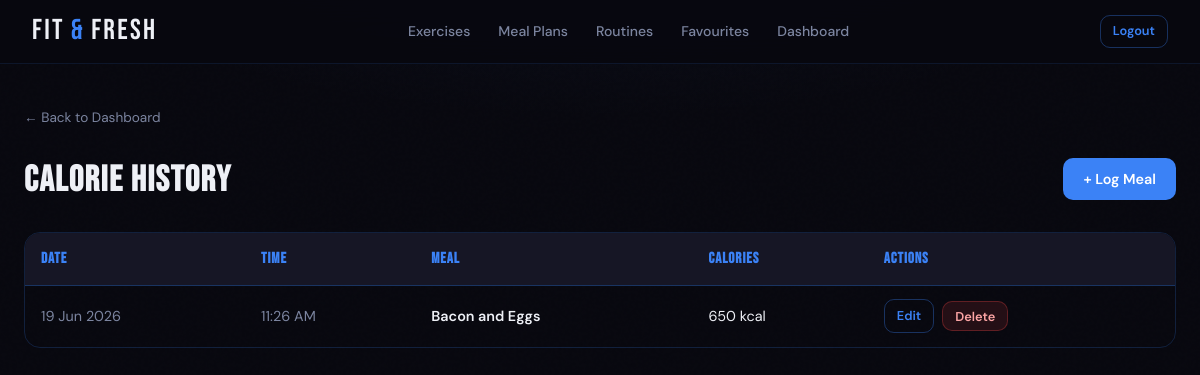
Page /calorie-history (signed in) on the committed database.
### tables this page shows
CREATE TABLE calorie_entry (id INTEGER PRIMARY KEY AUTOINCREMENT, user_id INTEGER NOT NULL, entry_date TEXT NOT NULL DEFAULT (DATETIME('now')), meal TEXT NOT NULL, calories REAL NOT NULL, FOREIGN KEY (user_id) REFERENCES user(id));

### App.py (the view)
@app.route("/calorie-history")
def calorie_history():
    if "user_id" not in session:
        return redirect(url_for("home"))
    conn = get_db()
    entries = conn.execute("SELECT * FROM calorie_entry WHERE user_id = ? ORDER BY entry_date DESC", (session["user_id"],)).fetchall() #Retrieves all calorie entries for the logged-in user, sorted by most recent first
    conn.close()
    processed_entries = []
    for entry in entries:
        entry_dict = dict(entry) #Converts the Row object to a regular dictionary so new fields can be added
        entry_dict["local_time"] = local_time(entry["entry_date"]) #Converts UTC to Sydney Time
        entry_dict["entry_date"] = datetime.strptime(entry["entry_date"], "%Y-%m-%d %H:%M:%S") #Parses the entry_date string back into a datetime object for formatting
        processed_entries.append(entry_dict)
    return render_template("calorie_tracker.html", entries = processed_entries) # Returns the page with the calorie data

### App.py (called while the page is built)
@app.template_filter("fmt_num") #Formats numbers by removing unnecessary trailing zeroes
def fmt_num(value):
    try:
        f = round(float(value), 2) #Rounds to a max of 2 decimal places
        if f == int(f):
            return str(int(f))
        return f'{f:.2f}'.rstrip("0")
    except:
        return value

def local_time(utc_dt_str): #A function that Converts UTC to Sydney Time
    local_tz = pytz.timezone("Australia/Sydney") #The timezone it converts to is Sydney, Australia
    utc_dt = datetime.strptime(utc_dt_str, "%Y-%m-%d %H:%M:%S") #Converts the stored UTC string into a datetime object
    return utc_dt.replace(tzinfo=pytz.utc).astimezone(local_tz) #Replaces UTC with the timezone of Sydney Australia

### DB_Models.py (called while the page is built)
def get_db():
    os.makedirs(os.path.dirname(DB_PATH), exist_ok = True) #Creates the instance folder if it doesn't exist
    conn = sqlite3.connect(DB_PATH, timeout = 10) #Connects to the database file. Timeout = 10 makes SQLite wait up to 10 seconds for a lock to clear instead of causing an error.
    conn.row_factory = sqlite3.Row #Allows columns to be accessed by name instead of index
    conn.execute("PRAGMA foreign_keys = ON") #Enforces foreign key constraints
    conn.execute("PRAGMA journal_mod = WAL") #Write-Ahead Logging lets reads and writes happen at the same time, greatly reducing "database is locked" errors
    conn.execute("PRAGMA busy_timeout = 10000") #Backup lock wait of 10 seconds at the SQLIte engine level
    return conn

### templates/calorie_tracker.html (shortened to what this page needs)
{% extends "base.html" %}
{% block content %}
<div class="page">
    <div class="page-header">
        <div>
            {% if session.role == "gym_goer" %}
            <a href="{{ url_for('gym_goer_dashboard') }}" class="back-link">← Back to Dashboard</a>
            {% else %}
            <a href="{{ url_for('personal_trainer_dashboard') }}" class="back-link">← Back to Dashboard</a>
            {% endif %}
            <h2>Calorie History</h2>
        </div>
        <a href="/log-calories" class="btn btn-primary">+ Log Meal</a>
    </div>
    {% if entries %}
    <div class="table-wrap">
        <table>
            <thead>
                <tr>
                    <th>Date</th>
                    <th>Time</th>
                    <th>Meal</th>
                    <th>Calories</th>
                    <th>Actions</th>
                </tr>
            </thead>
            <tbody>
                {% for entry in entries %}
                <tr>
                    <td style="color:var(--text-muted);">{{ entry.entry_date.strftime("%d %b %Y") }}</td>
                    <td style="color:var(--text-muted);">{{ entry.local_time.strftime("%I:%M %p") }}</td>
                    <td><strong>{{ entry.meal }}</strong></td>
                    <td>{{ entry.calories | fmt_num }} kcal</td>
                    <td>
                        <div class="table-actions">
                            <a href="{{ url_for('edit_calories', entry_id=entry.id) }}" class="btn btn-outline btn-sm">Edit</a>
                            <form action="{{ url_for('delete_calories', entry_id=entry.id) }}" method="POST">
                                <button type="submit" class="btn btn-danger btn-sm">Delete</button>
                            </form>
                        </div>
                    </td>
                </tr>
                {% endfor %}
            </tbody>
        </table>
    </div>
    {% endif %}
</div>
{% endblock %}

### static/style.css (style rules this page uses)
:root { --bg: #08080f; --bg-card: #0f0f1a; --bg-raised: #161625; --bg-input: #111120; --accent: #3b82f6; --accent-dim: #1d4ed8; --accent-glow: rgba(59,130,246,0.18); --accent-line: rgba(59,130,246,0.35); --text: #eef0f6; --text-muted: #7c85a0; --text-dim: #3a3f55; --border: rgba(59,130,246,0.12); --border-card: rgba(59,130,246,0.20); --success: #10b981; --danger: #ef4444; --warning: #f59e0b; --radius: 10px; --radius-lg: 16px; --nav-h: 64px; }
*, *::before, *::after { box-sizing: border-box; margin: 0; padding: 0; }
html { scroll-behavior: smooth; }
body { font-family: 'DM Sans', sans-serif; background: var(--bg); color: var(--text); min-height: 100vh; line-height: 1.6; background-image: radial-gradient(ellipse 80% 50% at 50% -20%, rgba(59,130,246,0.08) 0%, transparent 70%); }
body::before { content: ''; position: fixed; inset: 0; pointer-events: none; z-index: 0; opacity: 0.4; }
h1, h2, h3 { font-family: 'Bebas Neue', sans-serif; letter-spacing: 0.04em; line-height: 1.1; }
h2 { font-size: clamp(1.6rem, 3vw, 2.4rem); }
a { color: var(--accent); text-decoration: none; transition: color .2s; }
strong { color: var(--text); font-weight: 600; }
.page { position: relative; z-index: 1; max-width: 1200px; margin: 0 auto; padding: 2.5rem 1.5rem 4rem; }
.btn { display: inline-flex; align-items: center; gap: 0.4rem; padding: 0.6rem 1.25rem; border-radius: var(--radius); font-family: 'DM Sans', sans-serif; font-size: 0.9rem; font-weight: 600; cursor: pointer; border: none; transition: all .2s; text-decoration: none !important; white-space: nowrap; }
.btn-primary { background: var(--accent); color: #fff; }
.btn-outline { background: transparent; color: var(--accent); border: 1px solid var(--accent-line); }
.btn-danger { background: rgba(239,68,68,0.12); color: #fca5a5; border: 1px solid rgba(239,68,68,0.3); }
.btn-sm { padding: 0.35rem 0.75rem; font-size: 0.8rem; }
.table-wrap { overflow-x: auto; border-radius: var(--radius-lg); border: 1px solid var(--border-card); }
table { width: 100%; border-collapse: collapse; }
thead { background: var(--bg-raised); }
thead th { padding: 0.85rem 1rem; text-align: left; font-family: 'Bebas Neue', sans-serif; font-size: 0.95rem; letter-spacing: 0.06em; color: var(--accent); border-bottom: 1px solid var(--border-card); white-space: nowrap; }
tbody tr { border-bottom: 1px solid var(--border); transition: background .15s; }
tbody tr:last-child { border-bottom: none; }
td { padding: 0.85rem 1rem; font-size: 0.9rem; color: var(--text); vertical-align: middle; }
.table-actions { display: flex; gap: 0.5rem; align-items: center; }
.page-header { display: flex; align-items: flex-end; justify-content: space-between; margin-bottom: 2rem; flex-wrap: wrap; gap: 1rem; }
.page-header h2 { color: var(--text); margin-top: 0.5rem; }
.back-link { display: inline-flex; align-items: center; gap: 0.4rem; font-size: 0.85rem; color: var(--text-muted) !important; margin-bottom: 1.5rem; transition: color .2s; }

### rows in the picture
calorie_entry: entry_date "19 Jun 2026", local_time "11:26 AM", meal "Bacon and Eggs", calories|fmt_num "650"
